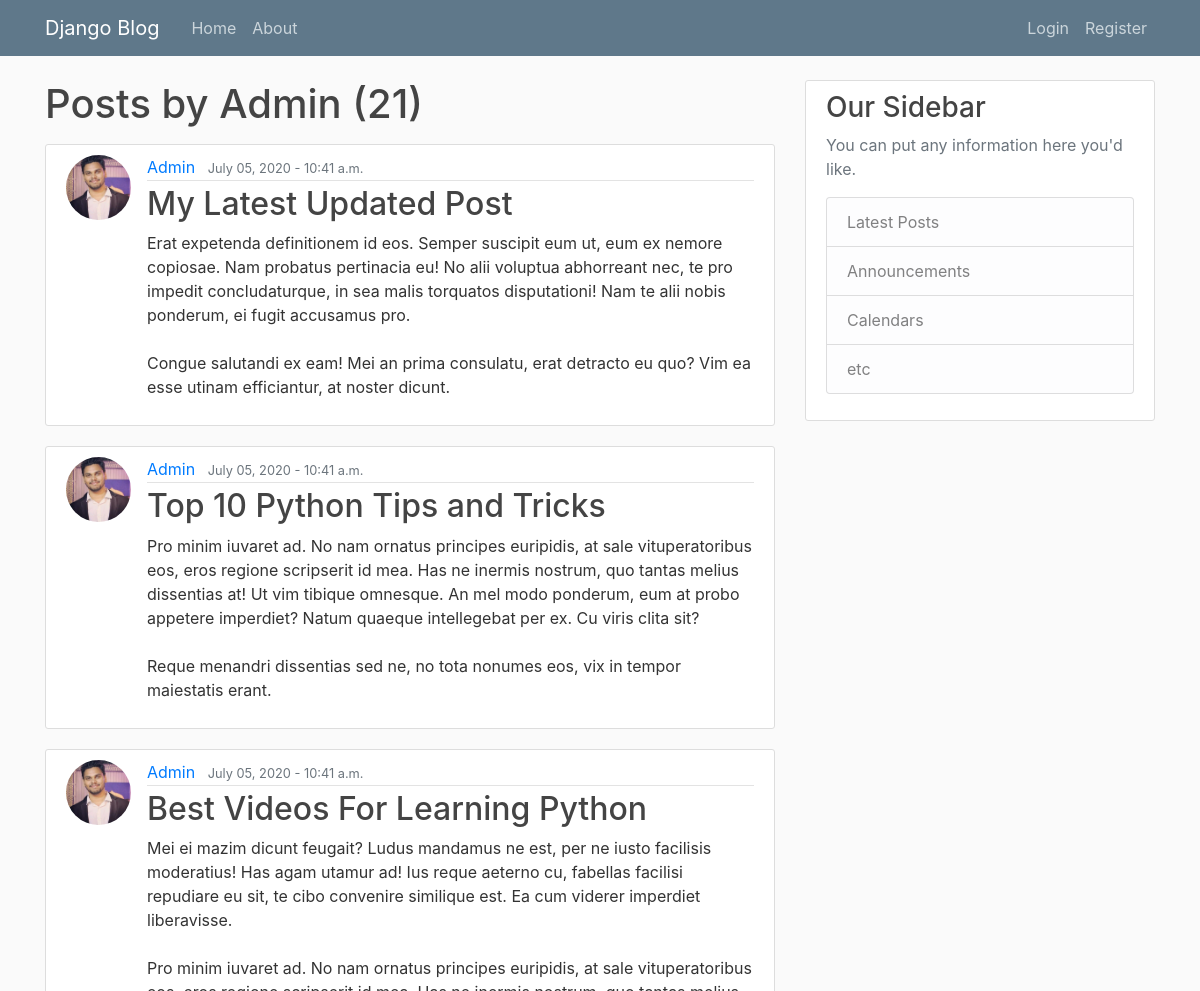
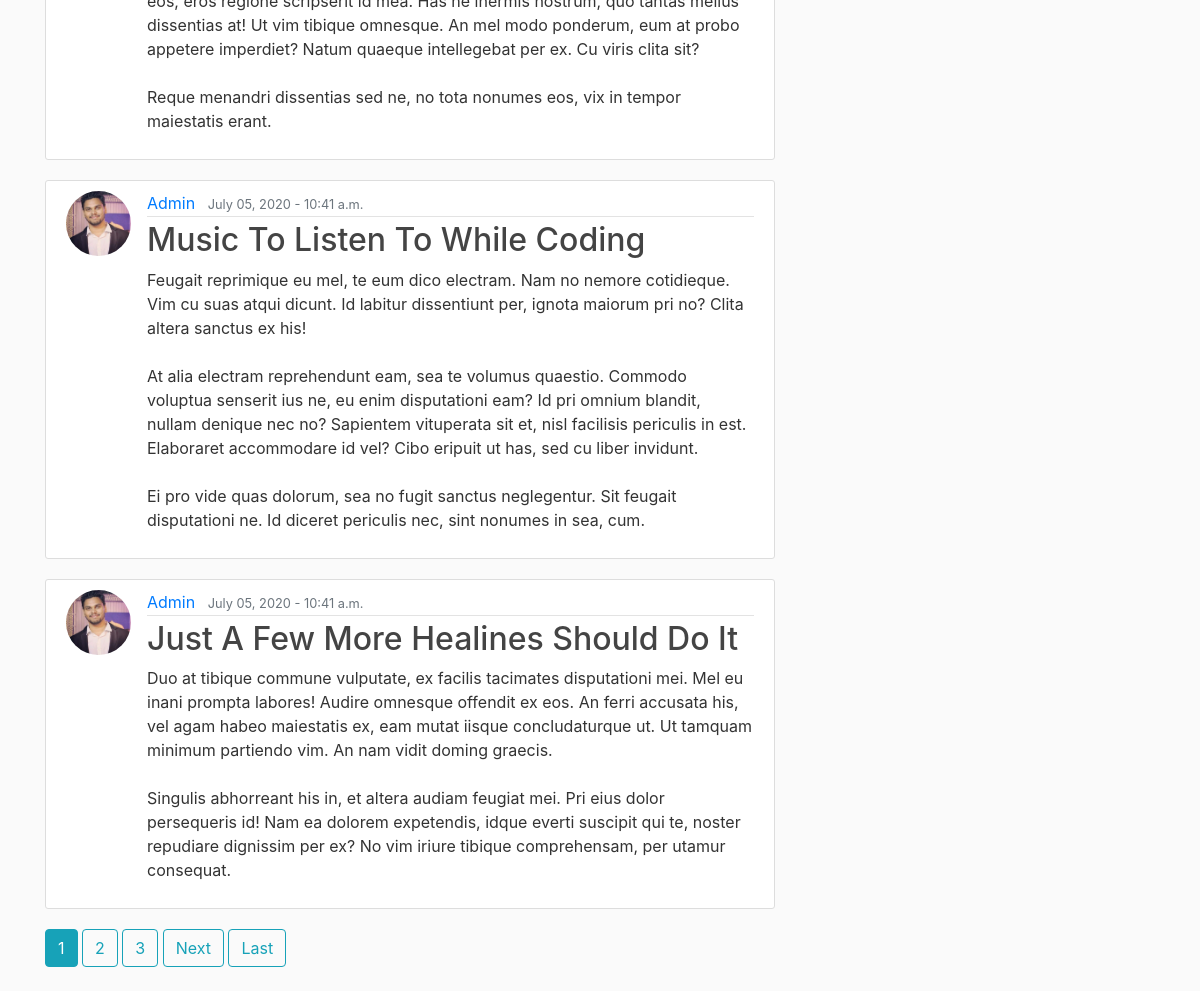
Page /blog/user/Admin on the committed database (2 pictures, top to bottom).
### blog/models.py (models this page shows, shortened)
class Post(models.Model):
    title = models.CharField(max_length=100)
    content = models.TextField()
    date_posted = models.DateTimeField(default=timezone.now)
    author = models.ForeignKey(User, on_delete=models.CASCADE)

### users/models.py (models this page shows, shortened)
class Profile(models.Model):
    user = models.OneToOneField(User, on_delete=models.CASCADE)
    image = models.ImageField(default="default.jpeg", upload_to="profile_pics")

### blog/views.py (the view)
# urls.py: path("user/<str:username>", UserPostListView.as_view(), name="user-posts"),
class UserPostListView(ListView):
    model = Post
    template_name = "blog/user_posts.html"  # <app>/<model>_<viewtype>.html
    context_object_name = "posts"
    paginate_by = 5
    def get_queryset(self):
        user = get_object_or_404(User, username=self.kwargs.get("username"))
        return Post.objects.filter(author=user).order_by("-date_posted")

### blog/templates/blog/user_posts.html (shortened to what this page needs)
{% extends "blog/base.html" %}
{% block content %}
<h1 class="mb-3">Posts by {{ view.kwargs.username }} ({{ page_obj.paginator.count }})</h1>
{% for post in posts %}
<article class="media content-section">
   <img class="rounded-circle article-img" src="{{ post.author.profile.image.url }}">
   <div class="media-body">
      <div class="article-metadata">
         <a class="mr-2" href="{% url 'user-posts' post.author.username %}">{{ post.author }}</a>
         <small class="text-muted">{{ post.date_posted|date:"F d, Y - P" }}</small>
      </div>
      <h2><a class="article-title" href="{% url 'post-detail' post.id %}">{{ post.title }}</a></h2>
      <p class="article-content">{{ post.content }}</p>
   </div>
</article>
{% endfor %}
{% if is_paginated %}
{% for num in page_obj.paginator.page_range %}
{% if page_obj.number == num %}
<a href="?page={{ num }}" class="btn btn-info mb-4">{{ num }}</a>
{% elif num > page_obj.number|add:'-3' and num < page_obj.number|add:'3' %}
<a href="?page={{ num }}" class="btn btn-outline-info mb-4">{{ num }}</a>
{% endif %}
{% endfor %}
{% if page_obj.has_next%}
<a href="?page={{ page_obj.next_page_number }}" class="btn btn-outline-info mb-4">Next</a>
<a href="?page={{ page_obj.paginator.num_pages }}" class="btn btn-outline-info mb-4">Last</a>
{% endif %}
{% endif %}
{% endblock content %}

### blog/static/blog/main.css (style rules this page uses)
body { background: #fafafa; color: #333333; margin-top: 5rem; }
h1, h2, h3, h4, h5, h6 { color: #444444; }
.content-section { background: #ffffff; padding: 10px 20px; border: 1px solid #dddddd; border-radius: 3px; margin-bottom: 20px; }
.article-title { color: #444444; }
.article-content { white-space: pre-line; }
.article-img { height: 65px; width: 65px; margin-right: 16px; }
.article-metadata { padding-bottom: 1px; margin-bottom: 4px; border-bottom: 1px solid #e3e3e3 }

### rows in the picture
Post: author.profile.image (picture), author "Admin", date_posted "July 05, 2020 - 10:41 a.m.", title "My Latest Updated Post", content "Erat expetenda definitionem id eos. Semper suscipit eum ut, eum ex nemore copiosae. Nam probatus pertinacia eu! No alii voluptua abhorreant nec, te pro impedit concludaturque, in sea malis torquatos disputationi! Nam te alii nobis ponderum, ei fugit accusamus pro. Congue salutandi ex eam! Mei an prima consulatu, erat detracto eu quo? Vim ea esse utinam efficiantur, at noster dicunt."
Post: author.profile.image (picture), author "Admin", date_posted "July 05, 2020 - 10:41 a.m.", title "Top 10 Python Tips and Tricks", content "Pro minim iuvaret ad. No nam ornatus principes euripidis, at sale vituperatoribus eos, eros regione scripserit id mea. Has ne inermis nostrum, quo tantas melius dissentias at! Ut vim tibique omnesque. An mel modo ponderum, eum at probo appetere imperdiet? Natum quaeque intellegebat per ex. Cu viris clita sit? Reque menandri dissentias sed ne, no tota nonumes eos, vix in tempor maiestatis erant."
Post: author.profile.image (picture), author "Admin", date_posted "July 05, 2020 - 10:41 a.m.", title "Best Videos For Learning Python", content "Mei ei mazim dicunt feugait? Ludus mandamus ne est, per ne iusto facilisis moderatius! Has agam utamur ad! Ius reque aeterno cu, fabellas facilisi repudiare eu sit, te cibo convenire similique est. Ea cum viderer imperdiet liberavisse. Pro minim iuvaret ad. No nam ornatus principes euripidis, at sale vituperatoribus eos, eros regione scripserit id mea. Has ne inermis nostrum, quo tantas melius dissentias at! Ut vim tibique omnesque. An mel modo ponderum, eum at probo appetere imperdiet? Natum quaeque intellegebat per ex. Cu viris clita sit? Reque menandri dissentias sed ne, no tota nonumes eos, vix in tempor maiestatis erant."
Post: author.profile.image (picture), author "Admin", date_posted "July 05, 2020 - 10:41 a.m.", title "Music To Listen To While Coding", content "Feugait reprimique eu mel, te eum dico electram. Nam no nemore cotidieque. Vim cu suas atqui dicunt. Id labitur dissentiunt per, ignota maiorum pri no? Clita altera sanctus ex his! At alia electram reprehendunt eam, sea te volumus quaestio. Commodo voluptua senserit ius ne, eu enim disputationi eam? Id pri omnium blandit, nullam denique nec no? Sapientem vituperata sit et, nisl facilisis periculis in est. Elaboraret accommodare id vel? Cibo eripuit ut has, sed cu liber invidunt. Ei pro vide quas dolorum, sea no fugit sanctus neglegentur. Sit feugait disputationi ne. Id diceret periculis nec, sint nonumes in sea, cum."
Post: author.profile.image (picture), author "Admin", date_posted "July 05, 2020 - 10:41 a.m.", title "Just A Few More Healines Should Do It", content "Duo at tibique commune vulputate, ex facilis tacimates disputationi mei. Mel eu inani prompta labores! Audire omnesque offendit ex eos. An ferri accusata his, vel agam habeo maiestatis ex, eam mutat iisque concludaturque ut. Ut tamquam minimum partiendo vim. An nam vidit doming graecis. Singulis abhorreant his in, et altera audiam feugiat mei. Pri eius dolor persequeris id! Nam ea dolorem expetendis, idque everti suscipit qui te, noster repudiare dignissim per ex? No vim iriure tibique comprehensam, per utamur consequat."

### other values in the picture
{{ view.kwargs.username }} "Admin"
{{ page_obj.paginator.count }} "21"
{{ num }} "1"
{{ num }} "2" "3"
